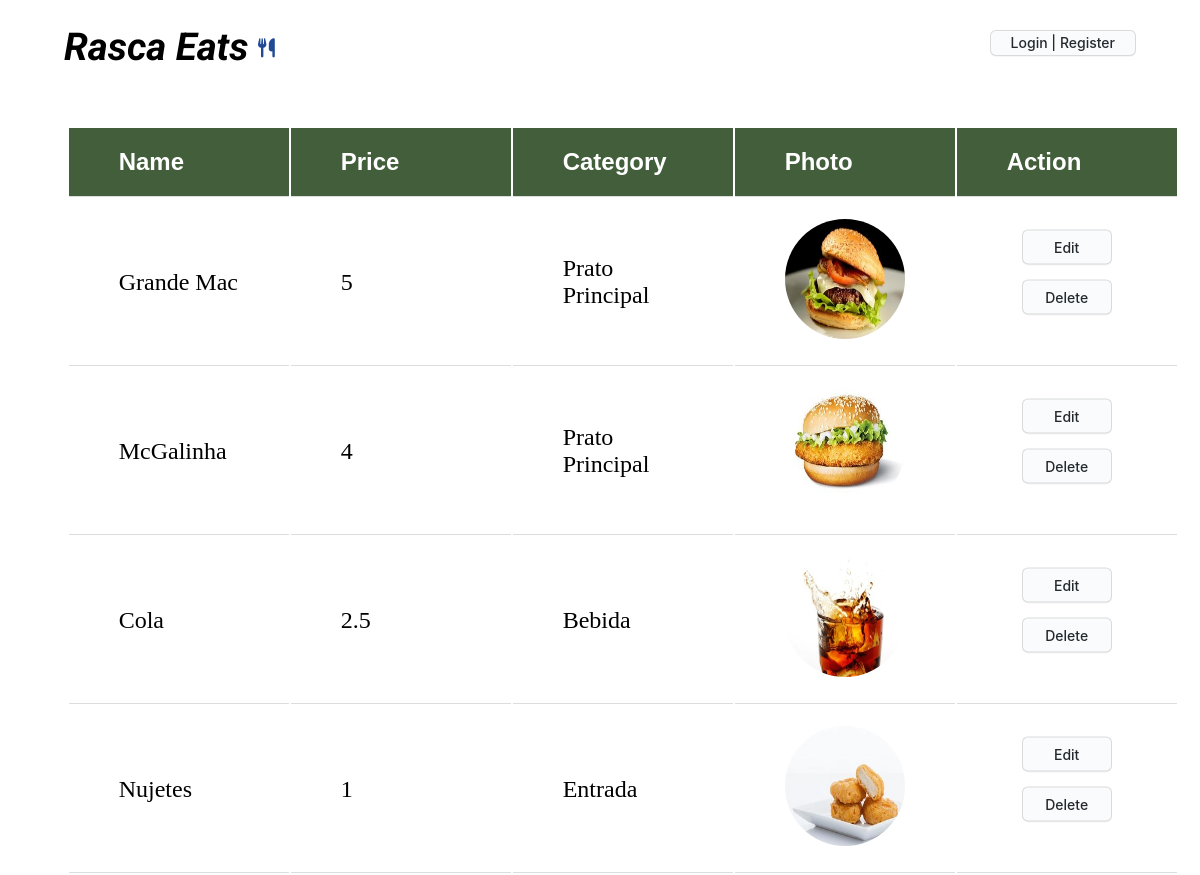
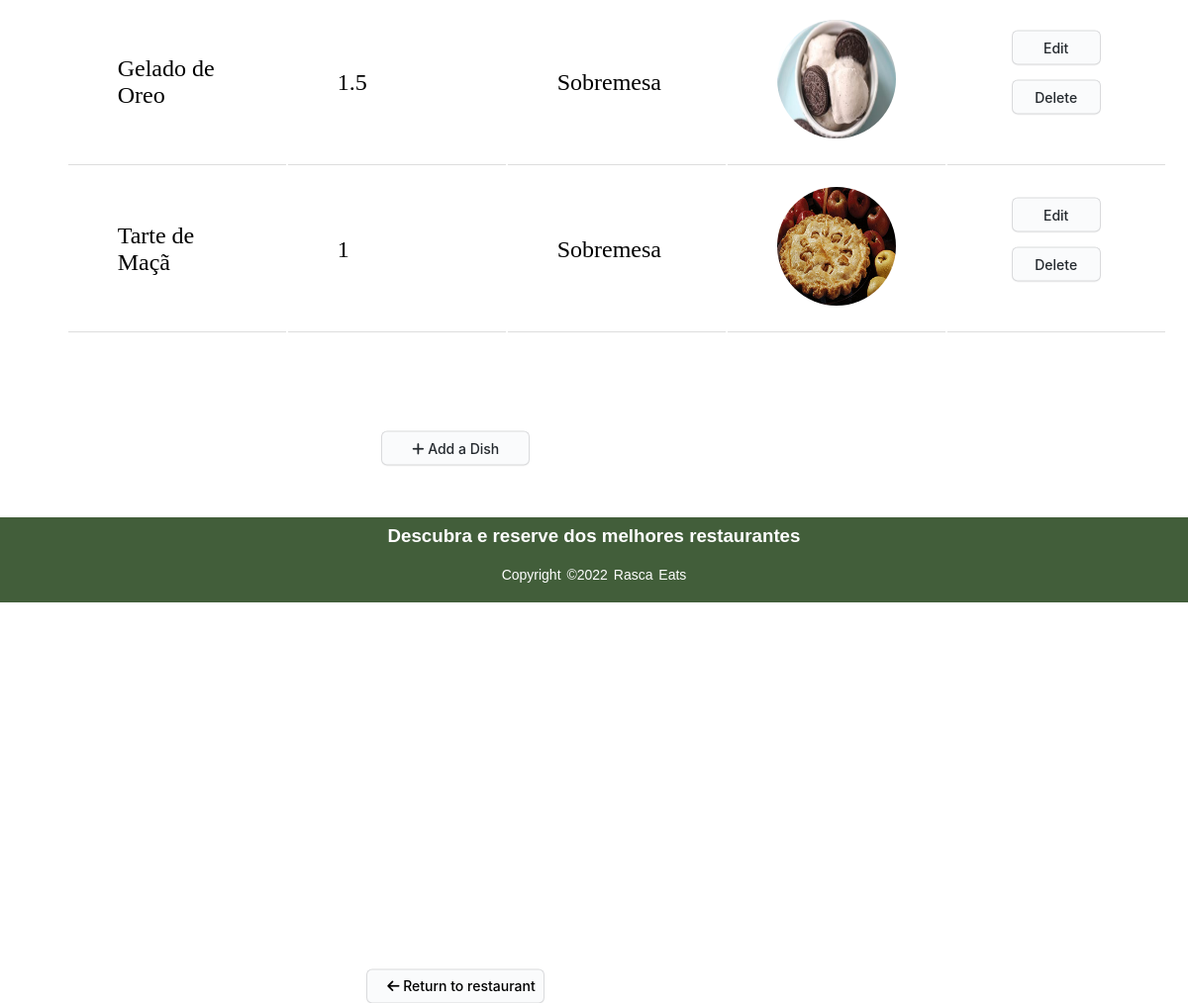
Screenshot of /editRestaurant.php?id=2 with the database file from the repository (2 pictures, top to bottom).
### tables this page shows
CREATE TABLE Dish(
    dishId integer PRIMARY KEY,
    restaurantId integer NOT NULL,
    dishName varchar NOT NULL,
    price real NOT NULL,
    category varchar NOT NULL,
    photo varchar NOT NULL,
    CONSTRAINT fk_restaurantId FOREIGN KEY (restaurantId)
        REFERENCES Restaurant(restaurantId) 
        ON DELETE CASCADE
        ON UPDATE CASCADE
);

### sql/dish.php (called while the page is built, shortened)
<?php
    class Dish{
        static function getMenu($db){
            $stmt = $db->prepare('SELECT * FROM Dish WHERE restaurantId = ?');
            $stmt->execute(array($_GET['id']));
            return $stmt->fetchAll();
        }
    }
?>

### sql/restaurant.php (called while the page is built, shortened)
<?php
    class Restaurant {
        public function __construct(int $id, string $name, string $address, string $category, int $phoneNumber, $rating, int $ownerId, string $photo)
        {
            $this->restaurantId = $id;
        }
        static function getRestaurant(PDO $db) : Restaurant {
            $stmt = $db->prepare('SELECT * FROM Restaurant WHERE restaurantId = ?');
            $stmt->execute(array($_GET['id']));
            $restaurant = $stmt->fetch();
            return new Restaurant(
                $restaurant['restaurantId'],
                $restaurant['restaurantName'],
                $restaurant['adress'],
                $restaurant['category'],
                $restaurant['phoneNumber'],
                $restaurant['rating'],
                $restaurant['ownerId'],
                $restaurant['photo'],
            );
        }
    }
?>

### editRestaurant.php (the view, shortened to what this page needs)
<?php
require_once('sql/connection.php');
require_once('sql/restaurant.php');
require_once('templates/restaurant.php');
require_once('templates/common.php');
require_once('sql/dish.php');
    $db = getDatabaseConnection();
    $db->setAttribute(PDO::ATTR_DEFAULT_FETCH_MODE, PDO::FETCH_ASSOC);
    $restaurant = Restaurant::getRestaurant($db);
    $menu = Dish::getMenu($db);
?>
<!DOCTYPE html>
<html lang="en">
<head>
    <link rel="stylesheet" href="css/style.css">
    <link rel="stylesheet" href="css/restaurant.css">
    <link rel="stylesheet" href="css/comments.css">
    <link rel="stylesheet" href="css/dishes.css">
</head>
<body>
    <?php
    if(isset($_POST['editInfo'])){ ?>
    <div class = "editInf">
    <form action="restaurant_edit_server.php?id=<?php echo $restaurant->restaurantId;?>" method="post" class="logout" enctype="multipart/form-data">
        <div class="row">
            <span class="bold">Restaurant Name</span>
            <span class="b"><p>(<?php echo $restaurant->restaurantName;?>)</p></span>
            <input type="text" class = "input-field" name = "Restaurant_Name" placeholder= "<?=$restaurant->restaurantName?>" >
        </div>
        <div class="row">
            <span class="bold">Address</span>
            <span class="b"><p>(<?php echo $restaurant->address;?>)</p></span>
            <input type="text" class = "input-field" name = "Address" placeholder= "<?=$restaurant->address?>">
        </div>
        <div class="row">
            <span class="bold"><p>Restaurant Category</p></span>
            <span class="b"><p>(<?php echo $restaurant->category;?>)</p></span>
            <select id="categories" name = "Restaurant_Category" class = "input-field">
                <option value="Fast-Food">Fast-Food</option>
                <option value="Italiano">Italiano</option>
                <option value="Tradicional">Tradicional</option>
                <option value="Japonês">Japonês</option>
            </select>
        </div>
        <div class="row">
            <span class="bold">Phone Number</span>
            <span class="b"><p>(<?php echo $restaurant->phoneNumber;?>)</p></span>
            <input type="text" class = "input-field" name = "Phone_Number" placeholder= "<?php echo $restaurant->phoneNumber;?>" >
        </div>
        <div class="row">
            <label for="file">Escolha uma imagem: </label>
            <input type="file" name="file">
        </div>
        <div class="row">
            <button class="button-3" name = "editRestaurant" id = "editRestaurant" role="button">Save</button>
    </form>
        </div>
    </div>
    <?php }
    else{
        ?>
    <div class = "content-table">
        <table class = "table">
            <thead>
                <tr>
                    <td>Name</td>
                    <td>Price</td>
                    <td>Category</td>
                    <td>Photo</td>
                    <td colspan = "2">Action</td>
                </tr>
            </thead>
            <tbody>
        <?php foreach($menu as $dish){ ?>
            <tr>
                        <td><?php echo $dish['dishName'] ?></td>
                        <td><?php echo $dish['price'] ?></td>
                        <td><?php echo $dish['category'] ?></td>
                        <td><img src=<?=$dish['photo']?>></td>
                        <td>
                            <form action="edit_dish.php?id=<?php echo $restaurant->restaurantId;?>&dish=<?php echo $dish['dishId'];?>" method="post" class="editdish">
                                <button class="button-3" name = "editdish" id = "editdish" role="button">Edit</button>
                            </form>
                            <form action="restaurant_edit_server.php?id=<?php echo $restaurant->restaurantId;?>&dish=<?php echo $dish['dishId'];?>" method="post" class="edit">
                                <button class="button-3" name = "deleteDish" id = "deleteDish" role="button">Delete</button>
                            </form>
                        </td>
                </tr>
            <?php
        } ?>
        </tbody>
    </table>
        <button class = "button-3" id ="returnToRestaurant"><a href="restaurant.php?id=<?=$_GET['id']?>" ><i class="fa-solid fa-arrow-left"></i> Return to restaurant</a></button>
        <form action="addDish.php?id=<?php echo $restaurant->restaurantId;?>" method="post" class="add">
            <button class="button-3" name = "addDish" id = "addDish" role="button"><i class="fa-solid fa-plus"></i> Add a Dish</button>
        </form>
    </div>
        <?php
    } ?>
</body>
</html>

### css/style.css (style rules this page uses)
* { margin: 0; padding: 0; font-family:sans-serif; }

### css/restaurant.css (style rules this page uses)
body { display: grid; }
#returnToRestaurant > a { text-decoration: none; color: #000; font-family: -apple-system, system-ui, "Segoe UI", Helvetica, Arial, sans-serif, "Apple Color Emoji", "Segoe UI Emoji"; }
.button-3 { width: 90px; height: 35px; margin: 0; position: absolute; top: 50%; left: 50%; -ms-transform: translate(-50%, -50%); transform: translate(-50%, -50%); appearance: none; background-color: #FAFBFC; border: 1px solid rgba(27, 31, 35, 0.15); border-radius: 6px; box-shadow: rgba(27, 31, 35, 0.04) 0 1px 0, rgba(255, 255, 255, 0.25) 0 1px 0 inset; box-sizing: border-box; color: #24292E; cursor: pointer; display: inline-block; font-family: -apple-system, system-ui, "Segoe UI", Helvetica, Arial, sans-serif, "Apple Color Emoji", "Segoe UI Emoji"; font-size: 14px; font-weight: 500; line-height: 20px; list-style: none; padding: 2px 20px; position: relative; transition: background-color 0.2s cubic-bezier(0.3, 0, 0.5, 1); user-select: none; -webkit-user-select: none; touch-action: manipulation; vertical-align: middle; white-space: nowrap; word-wrap: break-word; margin-top: 15px; }
.button-3:before { display: none; }
.content-table { margin: auto; width: 70%; padding: 10px; border-collapse: collapse; margin: 25px 0; font-size: 1.5em; min-width: 400px; grid-column-start: 4; min-height: 700px; }
.content-table thead { border-radius: 5px 5px 0 0; overflow: hidden; }
.content-table thead tr { background-color: #425e3a; color: white; text-align: left; font-weight: bold; }
.content-table img { width: 120px; height: 120px; border-radius: 50%; max-width: 100%; }
.content-table tbody td { font-family: 'Times New Roman', Times, serif; }
.content-table td { padding: 20px 50px; border-bottom: 1px solid #dddddd; min-width: 120px; }
.content-table tr:last-of-type { border-bottom: 2px solid #dddddd; }
#addDish { width: 150px; margin-top: 40px; }
#returnToRestaurant { width: 180px; margin-top: 40px; }

### rows the page displays
dish: dishName "Grande Mac", price "5", category "Prato Principal", photo (picture)
dish: dishName "McGalinha", price "4", category "Prato Principal", photo (picture)
dish: dishName "Cola", price "2.5", category "Bebida", photo (picture)
dish: dishName "Nujetes", price "1", category "Entrada", photo (picture)
dish: dishName "Gelado de Oreo", price "1.5", category "Sobremesa", photo (picture)
dish: dishName "Tarte de Maçã", price "1", category "Sobremesa", photo (picture)
